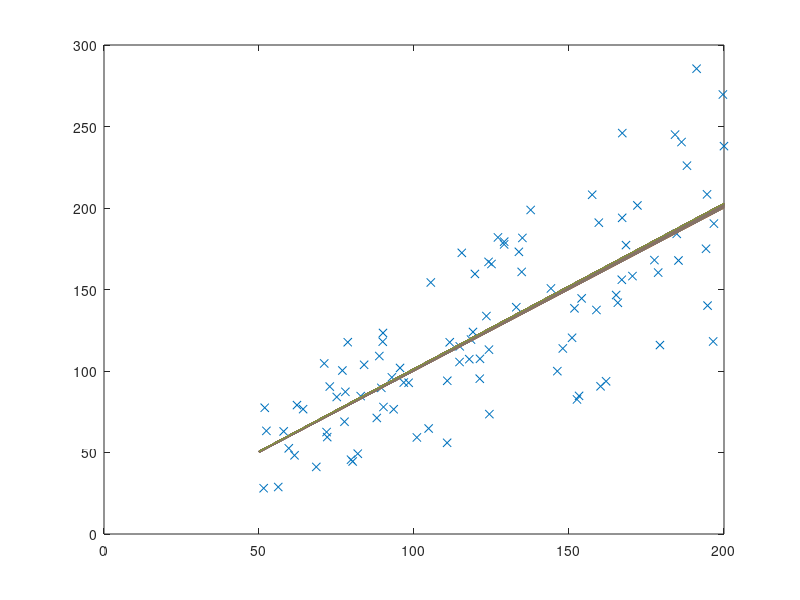

Source code (MATLAB):
%%%%%%%%%%%%%%%%%%%%%%%%%%%%%%%%%%%%%%%%%%%%%%%%%%%%%%%%%%%%%%%%%%%%%%%%%%%%%
%
% Gradient Descent algorithm for the optimization of the Cost Function in
% Linear Regression.
%
%
% Lectures: II. Linear Regression With One Variable
%
%     http://www.ml-class.org/course/video/list
%
%
% First time I touch GNU Octave and first time I do numerical computations, so
% bear with me.
%
%
% For comments, corrections and improvements:
% 
%     https://github.com/rjack/ml-class/issues
%
%
% This work is released under the WTFPL:
%
%     http://sam.zoy.org/wtfpl/COPYING
%
%%%%%%%%%%%%%%%%%%%%%%%%%%%%%%%%%%%%%%%%%%%%%%%%%%%%%%%%%%%%%%%%%%%%%%%%%%%%%


m = 100;
x_min = 50;
x_max = 200;

alpha = 0.000001;


function [th0_step, th1_step] = gradient_descent_step(th0, th1, xs, ys, m, alpha)
	distances = (th0 + th1 * xs) - ys;

	th0_step = alpha * sum(distances) / m;
	th1_step = alpha * sum(distances .* xs) / m;
endfunction


function j = cost(th0, th1, xs, ys, m)
	sum(th0 + th1 * xs - ys)/m;
endfunction

xs = x_min + rand(1, m) * (x_max - x_min);

ys = [];
for x = xs
	ys(end + 1) = x + (-(x/2) + (rand(1,1) * x));
endfor

th0 = 0;
th1 = 1;

figure;
plot(xs, ys, "x");
hold on;


for foo = 1:200
	plot(x_min:x_max, th0 + th1 * (x_min:x_max))
	[th0_step, th1_step] = gradient_descent_step(th0, th1, xs, ys, m, alpha);
	if (th0_step == 0 && th1_step == 0)
		break;
	else
		th0 = th0 - th0_step;
		th1 = th1 - th1_step;
	endif
endfor

disp(th0);
disp(th1);
